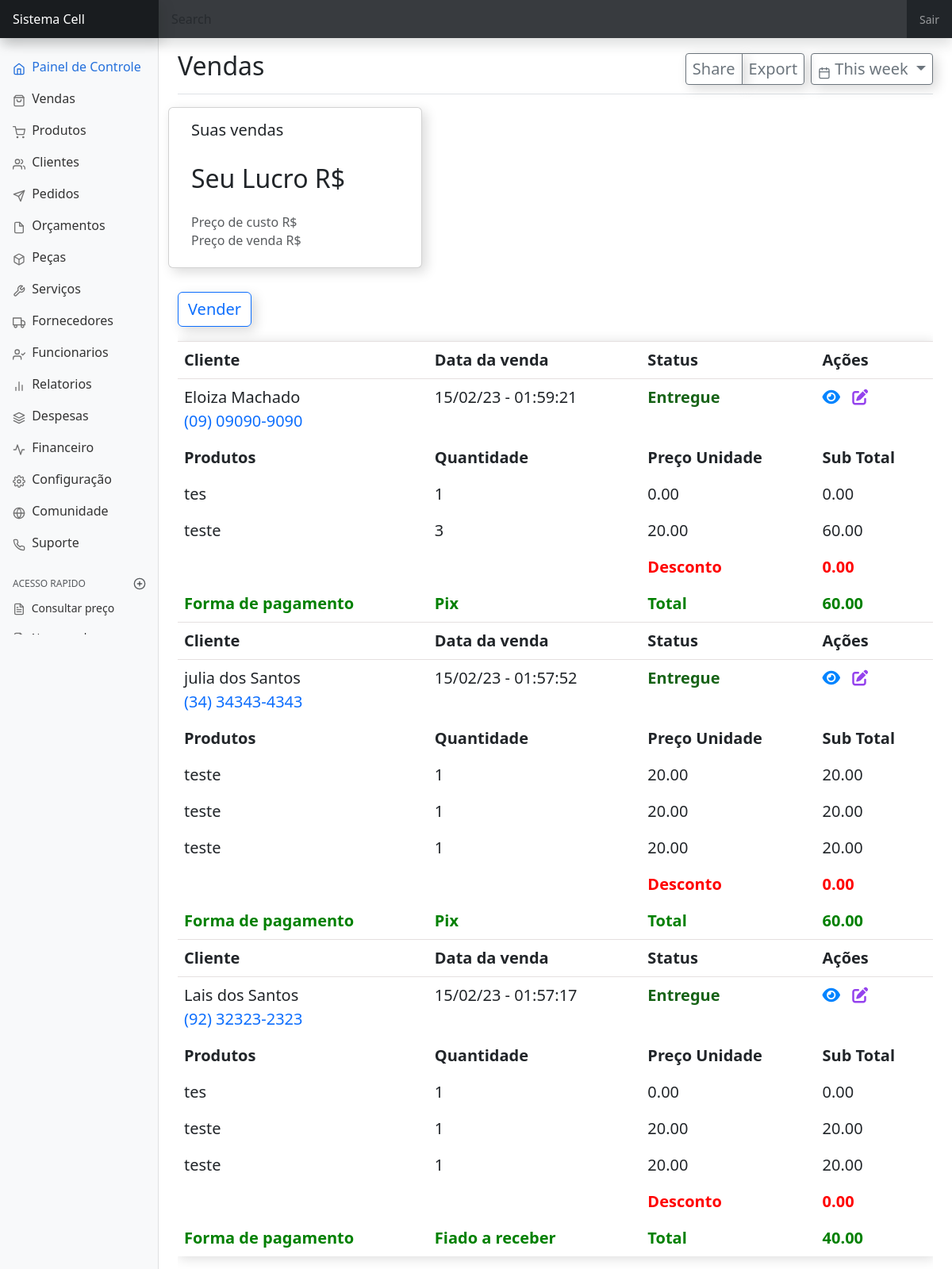
Page /vendas/ (signed in) on the committed database.
### venda/models.py (models this page shows, shortened)
class Vendas(models.Model):
    ENTREGUE = 'Entregue'
    CANCELADA = 'Cancelada'
    TROCA = 'Troca de produto'
    RETORNO_GARANTIA = 'Retorno garantia'
    STATUS = [
        (ENTREGUE, 'Concluida e entregue'),
        (CANCELADA, 'Cancelada e estornada'),
        (TROCA, 'Troca de produto'),
        (RETORNO_GARANTIA, 'Retorno para garantia')
    ]
    PIX = 'Pix'
    CARTAO_CREDITO = 'Cartāo de credito'
    CARTAO_DEBITO = 'Cartāo de debito'
    DINHEIRO = 'Dinheiro'
    FIADO = 'Fiado a receber'
    FORMA_PAGAMENTO = [
        (PIX, 'Pix'),
        (CARTAO_CREDITO, 'Cartāo de credito'),
        (CARTAO_DEBITO, 'Cartāo de debito'),
        (DINHEIRO, 'Dinheiro'),
        (FIADO, 'Fiado a receber')
    ]
    usuario = models.ForeignKey(User, on_delete=models.PROTECT)
    data_criacao = models.DateTimeField(auto_now_add=True)
    data_edicao = models.DateTimeField(auto_now=True)
    cliente = models.ForeignKey(Cliente, on_delete=models.CASCADE)
    vendedor = models.ForeignKey(Colaborador, on_delete=models.CASCADE)
    desconto = models.DecimalField(max_digits=9, decimal_places=2, null=True, blank=True)
    forma_pagamento = models.CharField(choices=FORMA_PAGAMENTO, max_length=20, default=PIX)
    observacao = models.TextField(null=True, blank=True)
    status = models.CharField(choices=STATUS, max_length=20, default=ENTREGUE)
    data_vencimento = models.DateField(null=True, blank=True)
    qtd_parcela = models.IntegerField(null=True, blank=True)
    valor_entrada = models.DecimalField(max_digits=9, decimal_places=2, null=True, blank=True)
    class Meta:
        ordering = ('-pk',)
    def total(self):
        qs = self.vendas_items.filter(vendas=self.pk).values_list(
            'preco', 'quantidade') or 0
        t = 0 if isinstance(qs, int) else sum(map(lambda q: q[0] * q[1], qs))
        desc = t - self.desconto
        return desc

class ItemsVenda(models.Model):
    vendas = models.ForeignKey(Vendas,
                               on_delete=models.SET_NULL,
                               related_name='vendas_items',
                               blank=True,
                               null=True,
                               )
    produto = models.ForeignKey(Produto,
                                on_delete=models.CASCADE)
    quantidade = models.IntegerField()
    preco = models.DecimalField(max_digits=9, decimal_places=2)
    class Meta:
        ordering = ('pk',)
    def subtotal(self):
        return self.quantidade * self.preco

### cliente/models.py (models this page shows, shortened)
class Cliente(models.Model):
    usuario = models.ForeignKey(User, on_delete=models.PROTECT)
    data_criacao = models.DateTimeField(auto_now_add=True, editable=False)
    data_edicao = models.DateTimeField(auto_now=True, editable=False)
    nome_cliente = models.CharField(max_length=90)
    data_nascimento = models.DateField(null=True, blank=True)
    cpf = models.CharField(max_length=14, null=True, blank=True)
    telefone_contato = models.CharField(max_length=15)
    telefone_contato_2 = models.CharField(max_length=15, null=True, blank=True)
    rua = models.CharField(max_length=99, null=True, blank=True)
    numero_casa = models.IntegerField(null=True, blank=True)
    bairro = models.CharField(max_length=90, null=True, blank=True)
    observacao = models.TextField(null=True, blank=True)

### produto/models.py (models this page shows, shortened)
class Produto(models.Model):
    FONES = 'FN'
    CAPAS = 'CP'
    PELICULAS = 'PL'
    ADAPTADORES = 'AD'
    CABOS = 'CB'
    CELULARES = 'CL'
    IPHONES = 'IP'
    CARREGADORES = 'CR'
    FONTES = 'FT'
    DIVERSOS = 'DV'
    INFORMATICA = 'IN'
    CAIXA_SOM = 'CS'
    CATEGORIAS_PRODUTOS = [
        (FONES, 'Fones'),
        (CABOS, 'Cabos'),
        (CAPAS, 'Capas'),
        (PELICULAS, 'Peliculas'),
        (ADAPTADORES, 'Adaptadores'),
        (CELULARES, 'Celulares'),
        (IPHONES, 'iPhones'),
        (CARREGADORES, 'Carregadores'),
        (FONTES, 'Fontes'),
        (DIVERSOS, 'Diversos'),
        (INFORMATICA, 'Informatica'),
        (CAIXA_SOM, 'Caixa de som')
    ]
    PIX = 'Cartāo de credito'
    CARTAO_CREDITO = 'Cartāo de credito'
    CARTAO_DEBITO = 'Cartāo de debito'
    DINHEIRO = 'Dinheiro'
    FIADO = 'Fiado a pagar'
    FORMA_PAGAMENTO = [
        (PIX, 'Pix'),
        (CARTAO_CREDITO, 'Cartāo de credito'),
        (CARTAO_DEBITO, 'Cartāo de debito'),
        (DINHEIRO, 'Dinheiro'),
        (FIADO, 'Fiado a pagar')
    ]
    usuario = models.ForeignKey(User, on_delete=models.PROTECT)
    data_criacao = models.DateTimeField(auto_now_add=True)
    data_edicao = models.DateTimeField(auto_now=True)
    nome_produto = models.CharField(max_length=99)
    categoria_produtos = models.CharField(max_length=2, choices=CATEGORIAS_PRODUTOS, null=True, blank=True)
    quantidade = models.IntegerField()
    codigo_de_barras = models.IntegerField(null=True, blank=True)
    preco_de_custo = models.DecimalField(max_digits=9, decimal_places=2)
    preco = models.DecimalField(max_digits=9, decimal_places=2)
    forma_pagamento = models.CharField(choices=FORMA_PAGAMENTO, max_length=21, default=PIX)
    fornecedor = models.ForeignKey(Fornecedores, on_delete=models.CASCADE, null=True, blank=True)
    observacao = models.TextField(null=True, blank=True)
    data_vencimento = models.DateField(null=True, blank=True)
    qtd_parcela = models.IntegerField(null=True, blank=True)
    valor_entrada = models.DecimalField(max_digits=9, decimal_places=2, null=True, blank=True)
    def __str__(self):
        return self.nome_produto

### venda/views.py (the view)
# urls.py: path('vendas/', login_required(ListaVendas.as_view()), name='vendas'),
class ListaVendas(ListView):
    template_name = 'vendas/pagina-inicial-vendas.html'
    model = Vendas
    def get_queryset(self):
        return Vendas.objects.filter(usuario=self.request.user)

### venda/templates/vendas/pagina-inicial-vendas.html (shortened to what this page needs)
{% extends 'dashboard/pagina-inicial.html' %}
{% block titulo %}
Vendas
{% endblock titulo %}
{% block conteudo %}
    <div class="row" id="relatorio-venda">
        <div class="card">
            <div class="card-body">
                <h5 class="card-title">Suas vendas <b></b></h5>
                <h2 class="card-text">Seu Lucro R$</h2>
                <h6 class="card-subtitle mb-2 text-muted">Preço de custo R$</h6>
                <h6 class="card-subtitle mb-2 text-muted">Preço de venda R$</h6>
            </div>
        </div>
    </div>
    <div style="margin-top: 30px;">
        <a class="btn btn-outline-primary" data-bs-toggle="modal" data-bs-target="#staticBackdrop" hx-get="{% url 'cadastrar-vendas' %}"
            hx-target="#addConteudo" hx-swap="innerHTML">Vender
        </a>
    </div>
    <div class="table-responsive" style="padding-top: 18px;">
        <table class="table table-borderless table-hover" style="box-shadow: 2px 2px 15px 0px rgba(4, 4, 4, 0.15);">
            <tbody id="vendas-Tbody">
                {% include 'vendas/tabela/tabela-venda.html' %}
            </tbody>
        </table>
    </div>
{% endblock conteudo %}

### venda/templates/vendas/tabela/linhas-tabela-vendas.html
<tr id="trVenda{{ object.pk }}" style="border-bottom: 0.15px solid rgb(229, 224, 224); border-top: 0.15px solid rgb(229, 224, 224); ">
    <th>Cliente</th>
    <th>Data da venda</th>
    <th>Status</th>
    <th>Ações</th>
</tr>
<tr>
    <td>{{object.cliente.nome_cliente}}<br> <a href="tel:+55{{object.cliente.telefone_contato}}" style="text-decoration: none;">{{object.cliente.telefone_contato}}</a></td>
    <td>{{object.data_criacao|date:'d/m/y - H:i:s'}}</td>
    {% if object.status == 'Entregue' %}
    <th style="color: rgb(23, 99, 23);">{{ object.status }}</th>
    {% else %}
    <th>{{ object.status }}</th>
    {% endif %}
    <td>
        <a style="text-decoration: none;" hx-get="{% url 'detalhe-vendas' object.pk %}" data-bs-toggle="modal"
            data-bs-target="#staticBackdrop" hx-target="#addConteudo">
            <i class="fa-solid fa-eye" style="color: rgb(0, 132, 255);"></i>
        </a>
        <a href="" hx-get="{% url 'editar-vendas' object.pk %}" data-bs-toggle="modal"
        data-bs-target="#staticBackdrop" hx-target="#addConteudo">
            <i class="fa-solid fa-pen-to-square" style="margin-left: 10px; color: #9442ED;"></i>
        </a>
    </td>
</tr>
<tr>
    <th>Produtos</th>
    <th>Quantidade</th>
    <th>Preço Unidade</th>
    <th>Sub Total</th>
</tr>
{% for items in object.vendas_items.all %}
<tr>
    <td>{{ items.produto }}</td>
    <td>{{ items.quantidade }}</td>
    <td>{{ items.preco }}</td>
    <td>{{ items.subtotal }}</td>
</tr>
{% endfor %}
<tr style="color: red;">
    <td></td>
    <td></td>
    <th>Desconto</th>
    <th>{{ object.desconto }}</th>
</tr>
<tr style="color: green;">
    <th>Forma de pagamento</th>
    <th>{{object.forma_pagamento}}</th>
    <th>Total</th>
    <th>{{ object.total }}</th>
</tr>

### static/css/dashboard.css (style rules this page uses)
body { font-size: .875rem; }

### venda/templates/vendas/pagina-inicial-vendas.html (style rules this page uses)
.card { max-width: 20rem; box-shadow: 5px 5px 15px 0px rgba(4, 4, 4, 0.15); }
.card .card-text { margin: 30px auto; }
.table { font-size: 20px; }
.btn { box-shadow: 5px 5px 15px 0px rgba(4, 4, 4, 0.15); font-size: 20px; }

### rows in the picture
Vendas: cliente.nome_cliente "Eloiza Machado", cliente.telefone_contato "(09) 09090-9090", data_criacao "15/02/23 - 01:59:21", status "Entregue", desconto "0.00", forma_pagamento "Pix", total "60.00"
ItemsVenda: produto "tes", quantidade "1", preco "0.00", subtotal "0.00"
ItemsVenda: produto "teste", quantidade "3", preco "20.00", subtotal "60.00"
Vendas: cliente.nome_cliente "julia dos Santos", cliente.telefone_contato "(34) 34343-4343", data_criacao "15/02/23 - 01:57:52", status "Entregue", desconto "0.00", forma_pagamento "Pix", total "60.00"
ItemsVenda: produto "teste", quantidade "1", preco "20.00", subtotal "20.00"
ItemsVenda: produto "teste", quantidade "1", preco "20.00", subtotal "20.00"
ItemsVenda: produto "teste", quantidade "1", preco "20.00", subtotal "20.00"
Vendas: cliente.nome_cliente "Lais dos Santos", cliente.telefone_contato "(92) 32323-2323", data_criacao "15/02/23 - 01:57:17", status "Entregue", desconto "0.00", forma_pagamento "Fiado a receber", total "40.00"
ItemsVenda: produto "tes", quantidade "1", preco "0.00", subtotal "0.00"
ItemsVenda: produto "teste", quantidade "1", preco "20.00", subtotal "20.00"
ItemsVenda: produto "teste", quantidade "1", preco "20.00", subtotal "20.00"
